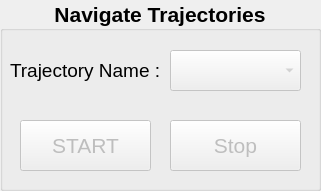
   <widget class="QGroupBox" name="naviTraj_groupBox">
    <property name="geometry">
     <rect>
      <x>340</x>
      <y>200</y>
      <width>321</width>
      <height>191</height>
     </rect>
    </property>
    <property name="font">
     <font>
      <pointsize>16</pointsize>
      <weight>75</weight>
      <bold>true</bold>
     </font>
    </property>
    <property name="title">
     <string>Navigate Trajectories</string>
    </property>
    <property name="alignment">
     <set>Qt::AlignCenter</set>
    </property>
    <widget class="QLabel" name="trajName_label">
     <property name="geometry">
      <rect>
       <x>10</x>
       <y>50</y>
       <width>161</width>
       <height>41</height>
      </rect>
     </property>
     <property name="font">
      <font>
       <pointsize>14</pointsize>
       <weight>50</weight>
       <bold>false</bold>
      </font>
     </property>
     <property name="text">
      <string>Trajectory Name :</string>
     </property>
    </widget>
    <widget class="QComboBox" name="navitrajName_CB">
     <property name="enabled">
      <bool>false</bool>
     </property>
     <property name="geometry">
      <rect>
       <x>170</x>
       <y>50</y>
       <width>131</width>
       <height>41</height>
      </rect>
     </property>
     <property name="font">
      <font>
       <pointsize>14</pointsize>
       <weight>50</weight>
       <bold>false</bold>
      </font>
     </property>
    </widget>
    <widget class="QPushButton" name="naviTrajStart_PB">
     <property name="enabled">
      <bool>false</bool>
     </property>
     <property name="geometry">
      <rect>
       <x>20</x>
       <y>120</y>
       <width>131</width>
       <height>51</height>
      </rect>
     </property>
     <property name="font">
      <font>
       <weight>50</weight>
       <bold>false</bold>
      </font>
     </property>
     <property name="text">
      <string>START</string>
     </property>
    </widget>
    <widget class="QPushButton" name="naviTrajStop_PB">
     <property name="enabled">
      <bool>false</bool>
     </property>
     <property name="geometry">
      <rect>
       <x>170</x>
       <y>120</y>
       <width>131</width>
       <height>51</height>
      </rect>
     </property>
     <property name="font">
      <font>
       <weight>50</weight>
       <bold>false</bold>
      </font>
     </property>
     <property name="text">
      <string>Stop</string>
     </property>
    </widget>
   </widget>
